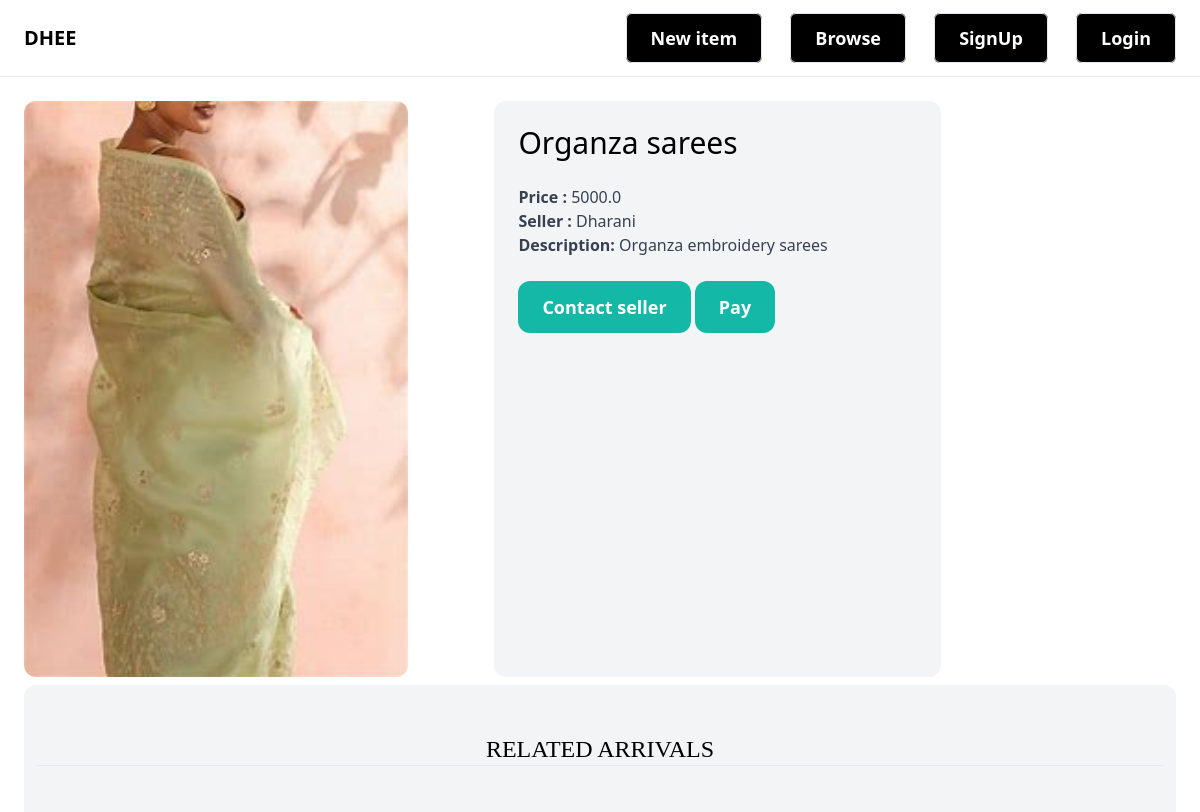
The app's page /items/20/ (upper part), older data.
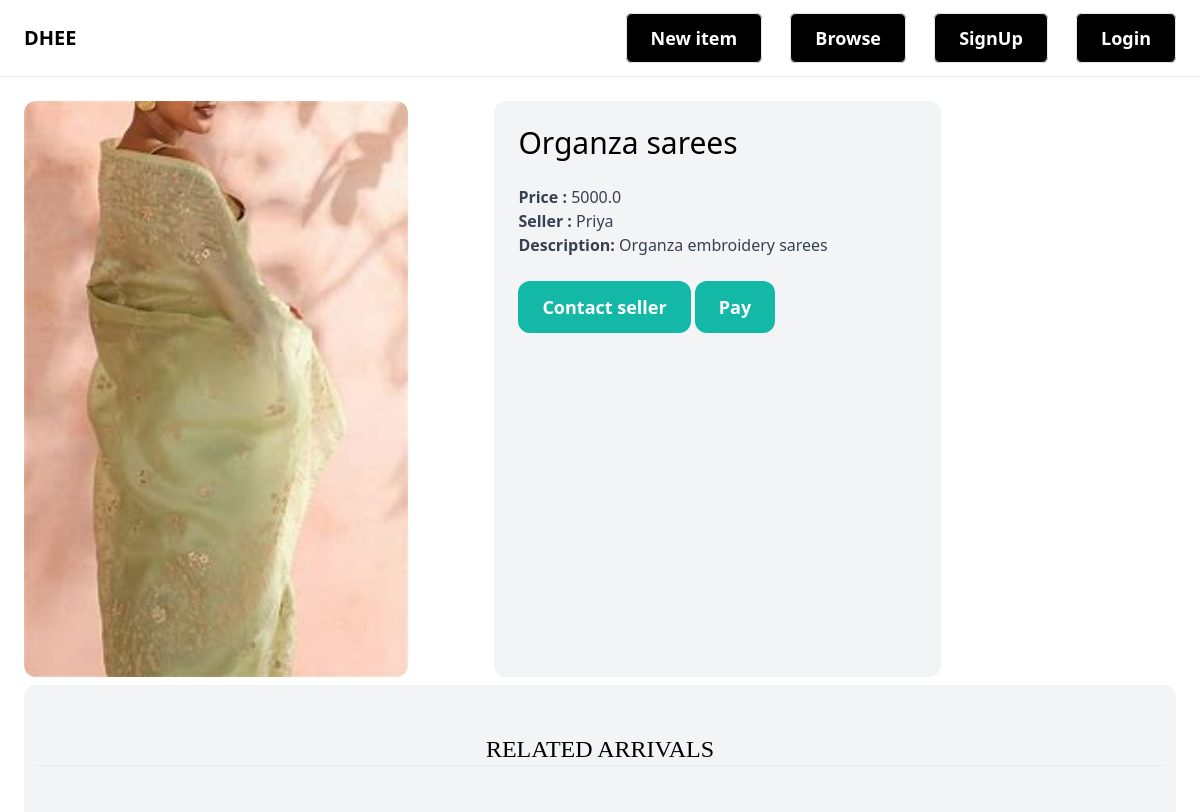
The same page, newer data.
### item/models.py (models this page shows, shortened)
class Item(models.Model):
    category=models.ForeignKey(Category,related_name='items',on_delete=models.CASCADE)
    name=models.CharField(max_length=255)
    description=models.TextField(blank=True,null=True)
    price=models.FloatField()
    image=models.ImageField(upload_to='item_images',blank=True,null=True)
    is_sold=models.BooleanField(default=False)
    created_by=models.ForeignKey(User,related_name='items',on_delete=models.CASCADE)
    created_at=models.DateTimeField(auto_now_add=True)

### item/views.py (the view)
# urls.py: path('<int:pk>/',views.detail,name='detail'),
def detail(request,pk):
    item=get_object_or_404(Item,pk=pk)
    related_items=Item.objects.filter(category=item.category,is_sold=False).exclude(pk=pk)[0:3]
    return render(request,'item/detail.html',{
        'item':item,
        'related_items':related_items
    })

### item/templates/item/detail.html (shortened to what this page needs)
{% extends "app/base.html" %}
{% block content %}
<div class="grid grid-cols-5 gap-6">
    <div class="col-span-2 bg-white-300">
        <img src="{{item.image.url}}" class="rounded-xl object-fill h-68 w-96">
    </div>
    <div class="col-span-2 bg-gray-100 p-6 rounded-xl">
        <h1 class="mb-6 text-3xl">{{item.name}}</h1>
        <p class="text-gray-700"><strong>Price : </strong>{{item.price}}</p>
        <p class="text-gray-700"><strong>Seller : </strong>{{item.created_by.username}}</p>
        {% if item.description %}
        <p class="text-gray-700">
            <strong>Description:</strong>
        {{item.description}}
        </p>
{% endif %}
{% if request.user == item.created_by %}
<div class="mt-6 p-6 bg-white rounded-xl">
    <p>Here is your item!!!</p>
    <a href="{% url 'item:edit' item.id %}" class="inline-block mt-6 px-6 py-3 text-lg font-semibold bg-teal-500 text-white rounded-xl">Edit</a>
    <a href="{% url 'item:delete' item.id %}" class="inline-block mt-6 px-6 py-3 text-lg font-semibold bg-red-500 text-white rounded-xl">Delete</a>
</div>
{% else %}
<a href="{% url 'conversation:new' item.id %}" class="inline-block mt-6 px-6 py-3 text-lg font-semibold bg-teal-500 text-white rounded-xl hover:bg-teal-700">Contact seller</a>
<a href="{% url 'phonepay:home' %}" class="inline-block mt-6 px-6 py-3 text-lg font-semibold bg-teal-500 text-white rounded-xl hover:bg-teal-700">Pay</a>
{% endif %}
    </div>
</div>
<h1>
    <div class="mt-2 px-3 py-12 bg-gray-100 rounded-xl">
        <h2 class="mb-12 text-2xl text-center border-b font-serif ">RELATED ARRIVALS</h2>
            </div>
    </h1>
{% endblock %}

Row changes from the older to the newer data that the page shows:
changed Item "Organza sarees": created_by.username "Dharani" → "Priya"
